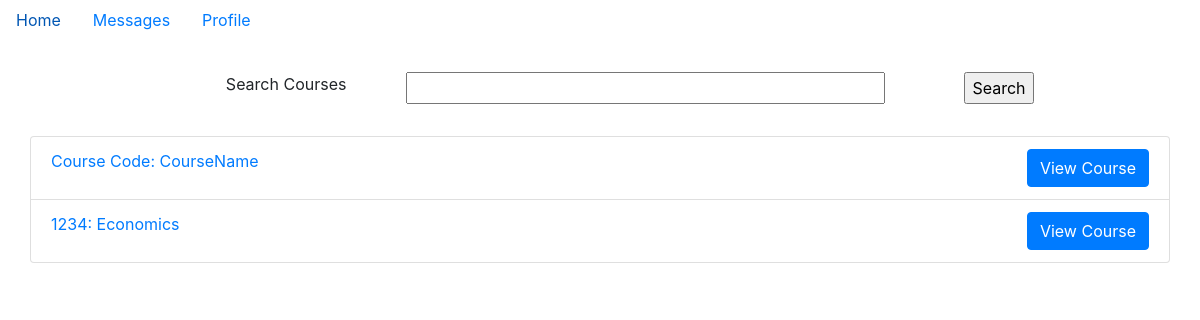
The app's page /ed/courses/ (signed in) with its own data.
### ed/models.py (models this page shows)
class Course(models.Model):
    courseCode = models.CharField(max_length=20, default="Course Code")
    courseName = models.CharField(max_length=50, default="CourseName")
    members = models.ManyToManyField(Profile, through="MemberShip", through_fields=("course", "person"))

### ed/views.py (the view)
# urls.py: path('courses/', views.CourseList, name="All Courses"),
def CourseList(request):
    queryset = Course.objects.all()
    context = {
        'courses': queryset.all()
    }
    return render(request, 'courses.html', context=context)

### templates/courses.html (shortened to what this page needs)
{% extends "core.html" %}
{% block content %}
 <div class="container-fluid" style="margin-bottom: 2rem; margin-top: 2rem">
    <div class="row">
        <div class="col-12">
        <form action="/ed/courses/search" method="post" style="display: flex; justify-content: center">
            <div class="search-box" style="width:70%; display: flex">
                <label for="search" style="width: 30%; text-align: center">Search Courses</label>
                <input id="search" name="search" type="text" style="width: 60%">
            </div>
            <input type="submit" value="Search" style="width: auto">
        </form>
        </div>
    </div>
</div>
<div class="container-fluid">
    {% if courses %}
        <ul class="list-group">
        {% for course in courses %}
            <li class="list-group-item" style="display: flex">
                <a href="{{course.courseCode}}">{{course.courseCode}}: {{course.courseName}}</a>
                <div class="ctas" style="margin-left: auto">
                    <a class="btn btn-primary" href="/ed/courses/{{course.courseCode}}">
                        View Course
                    </a>
                </div>
            </li>
        {% endfor %}
        </ul>
    {% else %}
        <p>Couldnt find any courses.. try again</p>
    {% endif %}
{% endblock %}

### records on screen
Course: courseCode "Course Code", courseName "CourseName"
Course: courseCode "1234", courseName "Economics"
